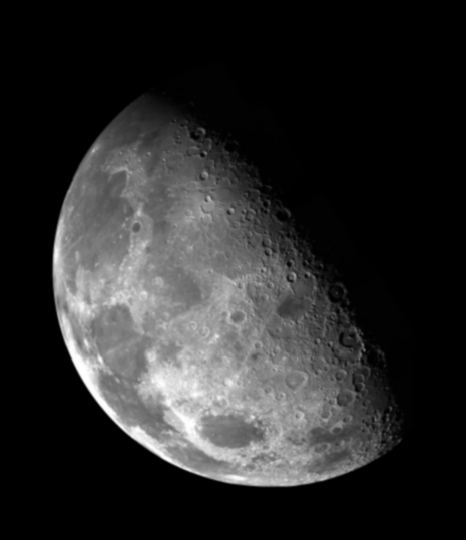
#> input picture CH03/input/Fig0338(a)(blurry_moon).tif, 466 x 540 px
$ python sharpening-laplacian.py   (older library calls are emulated)
#> lines starting #> are read from the running program, lines starting #| are printed output that depends on the picture
import skimage
from skimage import io, filters, color
import matplotlib.pyplot as plt
import numpy as np


FILE_NAME = "Fig0338(a)(blurry_moon).tif"
INPUT_FILE = "input/"+FILE_NAME
OUTPUT_FILE = "output/"+FILE_NAME[:-3]+".png"

img = io.imread(INPUT_FILE)
#> img is the input picture: shape (540, 466); min 0, max 254, mean 42.7
img = skimage.img_as_float(img)

kernel = 1.0/9*np.array([
    [1,1,1],
    [1,1,1],
    [1,1,1]],dtype=np.float)
img_blur = skimage.filters.edges.convolve(img,kernel,mode="constant")

laplacian = np.array([
    [-1,-1,-1],
    [-1,8,-1],
    [-1,-1,-1]],dtype=np.float)

img_lap = skimage.filters.edges.convolve(img_blur,laplacian,mode="constant")
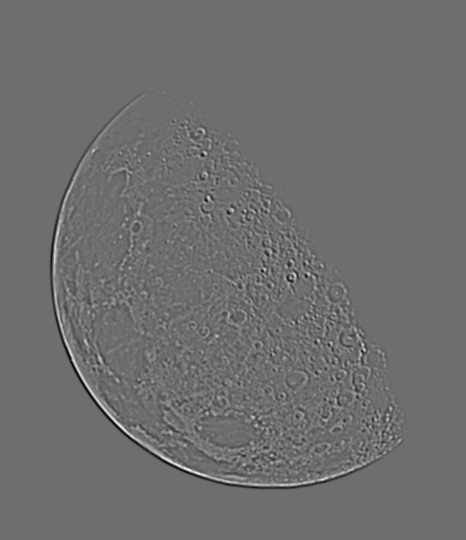
#> img_lap: shape (540, 466) float64; min -0.466, max 0.607, mean -9.18e-20; drawn with min black and max white


fig = plt.figure()
plt.subplot(131)
plt.imshow(img, cmap="gray")

plt.subplot(132)
plt.imshow(img_lap,cmap="gray")

out = img + 0.5 * img_lap
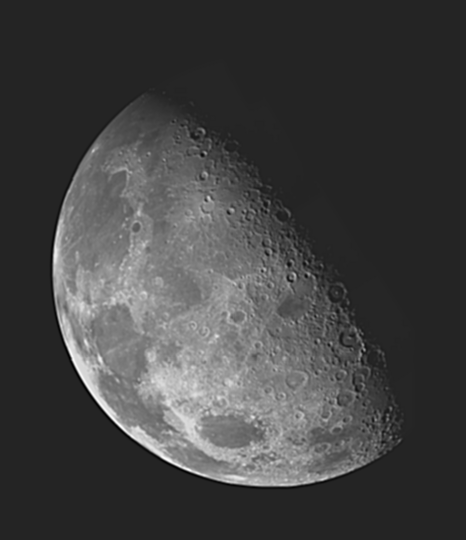
#> out: shape (540, 466) float64; min -0.205, max 1.23, mean 0.167; drawn with min black and max white

plt.subplot(133)
plt.imshow(out,cmap="gray")
plt.show()
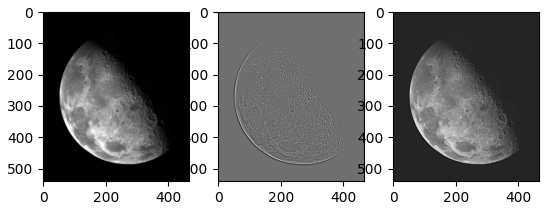
#> figure drawn by matplotlib, 3 panels
